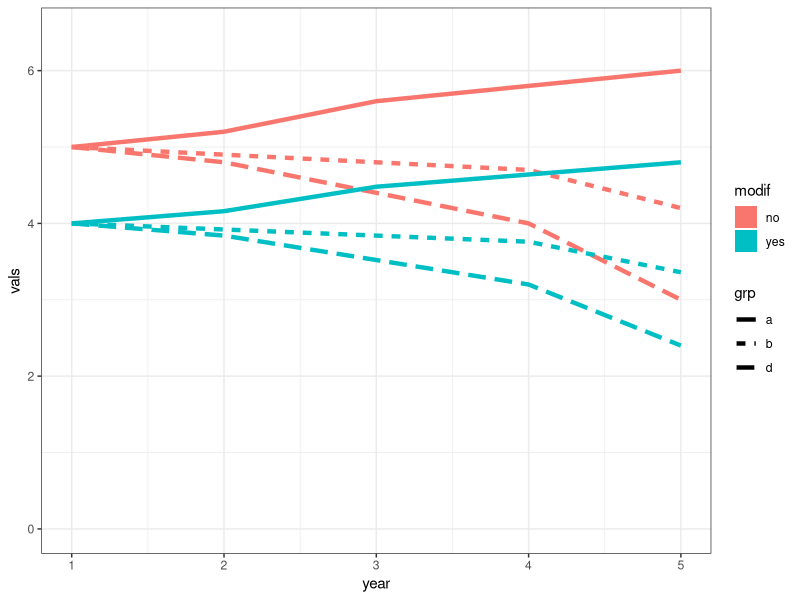

Write the R code that produced this figure.
# Make a different colur of shade by group

#library(dplyr)
library(tidyr)
library(ggplot2)
#library(dplyr)

# example for shaded line plot
dd1 <- data.frame(year = c(1:5),
                  grp = rep(c("a", "b", "d"), each = 5),
                  vals = c(5, 5.2, 5.6, 5.8, 6,
                           5, 4.9, 4.8, 4.7, 4.2,
                           5, 4.8, 4.4, 4,   3),
                  modif = rep('no', each = 15))

dd2 <- dd1
dd2$vals = dd1$vals*0.8
dd2$modif = 'yes'

# create a new factor


dd <- rbind(dd1, dd2)
dd$comb = paste(dd$modif, dd$grp, sep = "_")


dd %>% 
  #ungroup() %>% 
  ggplot(aes(x = year)) +
  ggplot2::geom_ribbon(
    data = ~ tidyr::pivot_wider(., names_from = grp,
                         values_from = vals),
    aes(ymin = d, #min(c), 
        ymax = a ,#, #max(a), fill = modif
        fill = modif
        )) +
  ylim(0,6.5) +
  geom_line(aes(y = vals,color = modif, linetype = grp),  # color = interaction(modif, grp)
            lwd  = 1.5)  +
  
  theme_bw() #+


